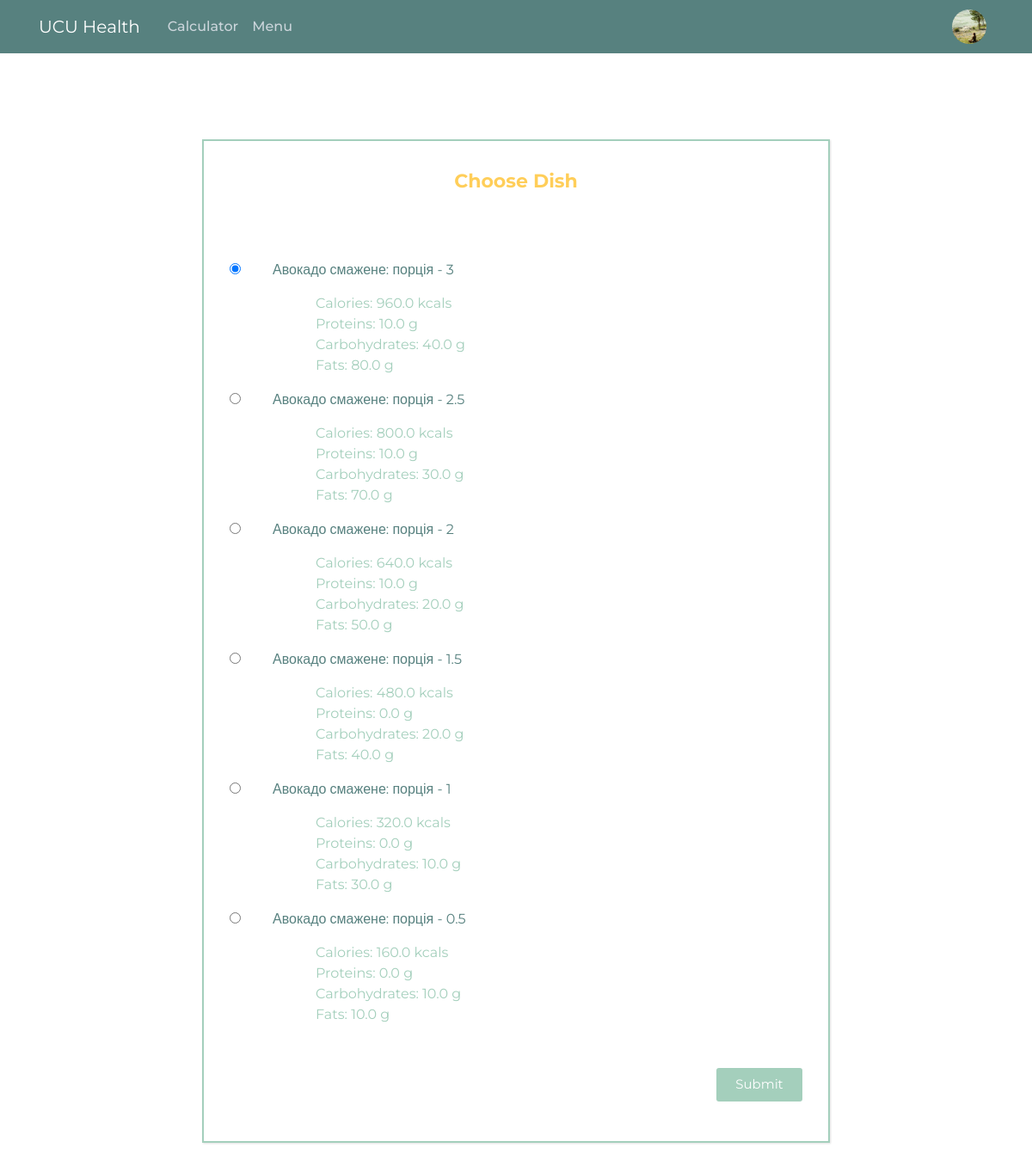
/view_dishes/1 (signed in), run on the app's committed database.
### main/models.py (models this page shows, shortened)
class User(db.Model, UserMixin):
    id = db.Column(db.Integer, primary_key=True)
    username = db.Column(db.String(20), unique=True, nullable=False)
    email = db.Column(db.String(120), unique=True, nullable=False)
    password = db.Column(db.String(100), nullable=False)
    image_file = db.Column(db.String(20), nullable = False, default='default.jpg')
    settings = db.Column(db.String(100), nullable = False, default='default.json')
    custom_plan = db.Column(db.Boolean, default = False)
    sex = db.Column(db.String(10), nullable = False)
    age = db.Column(db.Integer, nullable = False)
    height = db.Column(db.Integer, nullable=False)
    weight = db.Column(db.Integer, nullable=False)
    goal = db.Column(db.Integer, nullable=False)
    activity = db.Column(db.Float, nullable=False)
    calories = db.Column(db.Float, nullable=False)
    proteins = db.Column(db.Float, nullable=False)
    carbs = db.Column(db.Float, nullable=False)
    fats = db.Column(db.Float, nullable=False)
    servings = db.Column(db.Integer, nullable = False, default = 3)
    options = db.Column(db.Integer, nullable = False, default = 5)
    meals_amount = db.Column(db.Integer, nullable = False, default = 4)
    meals = db.relationship('Meal', backref="author", lazy = True)

class Dish(db.Model):
    id = db.Column(db.Integer, primary_key = True)
    dishes = db.Column(db.String(200), nullable = False)
    satis = db.Column(db.Float, nullable = False)
    calories = db.Column(db.Float, nullable = False)
    proteins = db.Column(db.Float, nullable = False)
    carbs = db.Column(db.Float, nullable = False)
    fats = db.Column(db.Float, nullable = False)
    meal_id = db.Column(db.Integer, db.ForeignKey('meal.id'), default = 0)

### main/routes.py (the view, shortened to what this page needs)
@app.route("/view_dishes/<int:meal_id>", methods=['GET', 'POST'])
def view_dishes(meal_id):
    form = PossibleMeals()
    meal = Meal.query.get_or_404(meal_id)
    if meal.author != current_user:
        abort(403)
    dishes = Dish.query.filter_by(meal = meal).all()
    if not dishes:
        abort(404)
    choices = []
    dct = {}
    for dish in dishes:
        choices.append((dish.id, dish))
        dct[dish.id] = dish.dishes.split(', ')
    form.dish_var.choices = choices
    if request.method == 'GET':
        form.dish_var.data = meal.choicen
    test_form = list(zip(form.dish_var.choices, form.dish_var))
    return render_template('view_dishes.html', dishes = dict(choices),
            test = test_form, form = form, title = 'View Dishes', dct = dct)

### main/forms.py
class PossibleMeals(FlaskForm):
    dish_var = RadioField('Choose one from the list:',
            choices=[], validate_choice=[DataRequired()], coerce=int)
    submit = SubmitField("Submit")

### main/models.py (called while the page is built)
@login_manager.user_loader
def load_user(user_id):
    return User.query.get(int(user_id))

### main/templates/view_dishes.html (shortened to what this page needs)
{% extends "layout.html" %}
{% block content %}
<link href="{{ url_for('static', filename='view_dishes.css') }}" rel="stylesheet">
<div class="wrapper">
    <div class = "title">
        Choose Dish
    </div>
    <form method="POST" action="">
        <fieldset class="form-group">
            <div class = "input_field">
                {% for choice, radio in test %}
                    <fieldset class="form-group">
                        <div class="checkmark">
                            {{ radio() }}
                        </div>
                        {% for dish in dct[choice[0]] %}
                            <div class = "info">
                                {{ dish }}
                            </div>
                        {% endfor %}
                        <div class = "elem">
                            Calories: {{ dishes[choice[0]].calories }} kcals<br>
                            Proteins: {{ dishes[choice[0]].proteins }} g<br>
                            Carbohydrates: {{ dishes[choice[0]].carbs }} g<br>
                            Fats: {{ dishes[choice[0]].fats }} g<br>
                        </div>
                    </fieldset>
                {% endfor %}
            </div>
        <div class="input_field">
            {{ form.submit(class="btn btn-outline-info") }}
        </div>
    </form>
</div>
{% endblock content %}

### main/templates/layout.html (shortened to what this page needs)
<!DOCTYPE html>
<html>
  <head>
    <link
      rel="stylesheet"
      href="https://maxcdn.bootstrapcdn.com/bootstrap/4.0.0/css/bootstrap.min.css"
 />
    <link
      rel="stylesheet"
      type="text/css"
      href="{{ url_for('static', filename='main.css') }}" />
  </head>
  <body>
    <header class="site-header">
      <nav class="navbar navbar-expand-lg navbar-dark bg-steel fixed-top">
        <div class="container header-container">
          <a class="navbar-brand mr-4" href="{{ url_for('main') }}">UCU Health</a>
          <div class="collapse navbar-collapse" id="navbarToggle">
            <div class="navbar-nav mr-auto">
              <a class="nav-item nav-link" href="{{ url_for('calculator') }}">Calculator</a>
              <a class="nav-item nav-link" href="{{ url_for('menu') }}">Menu</a>
            </div>
            <div class="navbar-nav">
            {% if current_user.is_authenticated %}
              <a class="nav-item nav-link" href="{{ url_for("account") }}"><img class="rounded-circle panel-img" src="{{ url_for('static', filename = 'profile_pics/' + current_user.image_file ) }}"></a>
            {% else %}
              <a class="nav-item nav-link" href="{{ url_for("login") }}">Login</a>
              <a class="nav-item nav-link" href="{{ url_for("register") }}">Register</a>
            {% endif %}
            </div>
          </div>
        </div>
      </nav>
    </header>
    <main role="main" class="container">
      <div class="row">
        <div class="col-md-8">
          {% block content %}{% endblock %}
        </div>
      </div>
    </main>
  </body>
</html>

### main/static/main.css (style rules this page uses)
* { margin: 0; padding: 0; box-sizing: border-box; font-family: 'Montserrat', sans-serif; }
body { margin-top: 62px; margin-top: 5rem; }
.row { display: flex; justify-content: center; align-items: center; }
.nav-link { color: #fff; background-color: #57817f; font-weight: 500; }
.bg-steel { color: #fff; background-color: #57817f; text-align: center; }
.navbar { height: 62px; }
.header-container { max-width: 1140px !important; }
.site-header .navbar-nav .nav-link { color: #cbd5db; }
.panel-img { height: 40px; width: 40px; }

### main/static/view_dishes.css (style rules this page uses)
* { margin: 0; padding: 0; box-sizing: border-box; font-family: 'Montserrat', sans-serif; }
body { margin-top: 62px; padding: 0 10px; background-image: url('https://i.imgur.com/EOwNIBg.png'); }
.wrapper { background: #fff; margin: 100px auto; padding: 30px; box-shadow: 1px 1px 2px rgba(0, 0, 0, 0.125); border: 2.5px solid #a4cfbc; }
.wrapper .title { font-size: 22px; font-weight: 700; margin-bottom: 25px; color: #ffce59; text-align: center; }
.wrapper .input_field { margin-top: 50px; margin-bottom: 50px; color: #ffce59; }
.checkmark { margin-bottom: -24px; }
.info { margin-left: 50px; align-items: center; color: #57817f; }
.elem { margin-top: 15px; margin-left: 100px; margin-right: auto; color: #a4cfbc; }
.wrapper .btn { margin-left: 10px; }
.wrapper .input_field .btn { width: 100px; padding: 8px 10px; font-size: 15px; border: 0; background-color: #a4cfbc; color: #fff; cursor: pointer; border-radius: 3px; outline: none; margin: 0 auto; display: block; }
.wrapper .input_field:last-child { margin-bottom:0; display: flex; }
.wrapper .input_field:last-child .btn { margin-right: 0px; }

### data on the page
User: image_file (placeholder picture)
Dish: dishes "Авокадо смажене: порція - 3", calories "960.0", proteins "10.0", carbs "40.0", fats "80.0"
Dish: dishes "Авокадо смажене: порція - 2.5", calories "800.0", proteins "10.0", carbs "30.0", fats "70.0"
Dish: dishes "Авокадо смажене: порція - 2", calories "640.0", proteins "10.0", carbs "20.0", fats "50.0"
Dish: dishes "Авокадо смажене: порція - 1.5", calories "480.0", proteins "0.0", carbs "20.0", fats "40.0"
Dish: dishes "Авокадо смажене: порція - 1", calories "320.0", proteins "0.0", carbs "10.0", fats "30.0"
Dish: dishes "Авокадо смажене: порція - 0.5", calories "160.0", proteins "0.0", carbs "10.0", fats "10.0"
